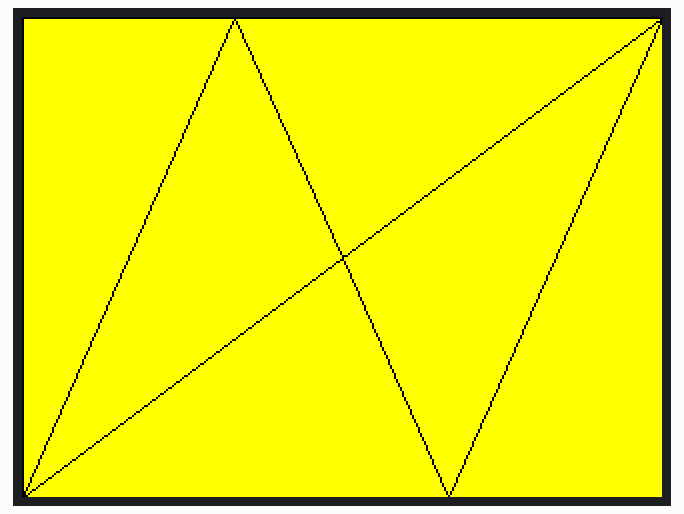
The sketch below on a simulated Arduino Uno, built with avr-gcc and run on an emulated ATmega328P. Parts: 320×240 colour display.

Above: at 0.3 s.

The sketch:

Ej3_subHexel_inv.ino
```cpp
#include <SPFD5408_Adafruit_GFX.h>    // Core graphics library
#include <SPFD5408_Adafruit_TFTLCD.h> // Hardware-specific library

//Arduino UNO Pin Definition
#define LCD_CS A3 // Chip Select goes to Analog 3
#define LCD_CD A2 // Command/Data goes to Analog 2
#define LCD_WR A1 // LCD Write goes to Analog 1
#define LCD_RD A0 // LCD Read goes to Analog 0
#define LCD_RESET A4 // Can alternately just connect to Arduino's reset pin

// Assign human-readable names to some common 16-bit color values:
#define  BLACK   0x0000
#define BLUE    0x001F
#define RED     0xF800
#define GREEN   0x07E0
#define CYAN    0x07FF
#define MAGENTA 0xF81F
#define YELLOW  0xFFE0
#define WHITE   0xFFFF

//Declaracion objeto TFT
Adafruit_TFTLCD tft(LCD_CS, LCD_CD, LCD_WR, LCD_RD, LCD_RESET);

//Variables globales de TFT y de malla
int width, height;
  //Numero de filas, columnas, anchura y altura de subpixel
int col, row;

void setup() {
  Serial.begin(9600);
  tft.begin(0x9341); // SDFP5408

  tft.setRotation(1);
  tft.fillScreen(YELLOW);

  width = tft.width();
  height = tft.height();

  //Ahora subdiviremos los triangulos en otros subtriangulos con las coordenadas definidas para crear una subdivision denominada subhexel

  //Numero de columnas *Solo necesitamos conocer las columnas, ya que las filas las calcularemos mediante una formula trigonometricae base a este numero.
  col = 17;

  subhexel(BLACK);
}

void loop() {

}

void subhexel(uint16_t color){

    float w = width;
    float h = height;
    //w*sqrt(4/3);
    //Vamos a crear 6 subtriangulos dentro de un area determinada

    tft.drawTriangle(   0, h, w/3, 0 , 0, 0, color);
    tft.drawTriangle(   0, h, w/2, h/2 , w/3, 0, color);
    tft.drawTriangle(   0, h, 2*w/3, h , w/2, h/2, color);
    tft.drawTriangle(   w, 0, 2*w/3, h, w, h , color);
    tft.drawTriangle(   w, 0, w/2, h/2, 2*w/3, h , color);
    tft.drawTriangle(   w, 0, w/3, 0 , w/2, h/2 , color);

    //borderCorrection();
}

void borderCorrection(){
  tft.drawFastHLine(-2, -1, width,  BLACK);
  tft.drawFastVLine(-2, -1, height,  BLACK);
  tft.drawFastVLine(-1, -1, height,  BLACK);
}
```
